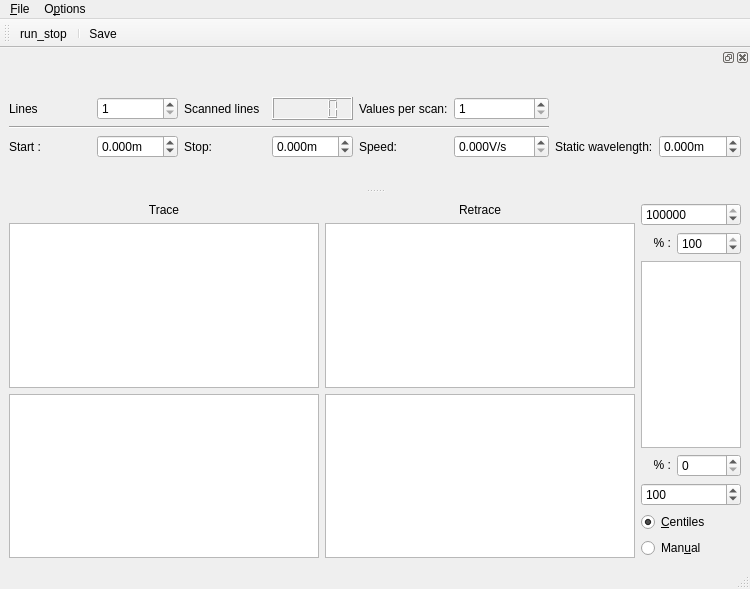
<?xml version="1.0" encoding="UTF-8"?>
<ui version="4.0">
 <class>MainWindow</class>
 <widget class="QMainWindow" name="MainWindow">
  <property name="geometry">
   <rect>
    <x>0</x>
    <y>0</y>
    <width>750</width>
    <height>589</height>
   </rect>
  </property>
  <property name="contextMenuPolicy">
   <enum>Qt::DefaultContextMenu</enum>
  </property>
  <property name="windowTitle">
   <string>Qudi: PLE</string>
  </property>
  <widget class="QWidget" name="centralwidget">
   <layout class="QHBoxLayout" name="horizontalLayout">
    <item>
     <layout class="QGridLayout" name="plotGridLayout">
      <item row="0" column="0">
       <widget class="QLabel" name="traceLabel">
        <property name="text">
         <string>Trace</string>
        </property>
        <property name="alignment">
         <set>Qt::AlignCenter</set>
        </property>
       </widget>
      </item>
      <item row="0" column="1">
       <widget class="QLabel" name="retraceLabel">
        <property name="text">
         <string>Retrace</string>
        </property>
        <property name="alignment">
         <set>Qt::AlignCenter</set>
        </property>
       </widget>
      </item>
      <item row="1" column="0">
       <widget class="PlotWidget" name="voltscan_ViewWidget">
        <property name="sizePolicy">
         <sizepolicy hsizetype="Expanding" vsizetype="Expanding">
          <horstretch>1</horstretch>
          <verstretch>1</verstretch>
         </sizepolicy>
        </property>
       </widget>
      </item>
      <item row="1" column="1">
       <widget class="PlotWidget" name="voltscan2_ViewWidget">
        <property name="sizePolicy">
         <sizepolicy hsizetype="Expanding" vsizetype="Expanding">
          <horstretch>1</horstretch>
          <verstretch>1</verstretch>
         </sizepolicy>
        </property>
       </widget>
      </item>
      <item row="2" column="0">
       <widget class="PlotWidget" name="voltscan_matrix_ViewWidget">
        <property name="sizePolicy">
         <sizepolicy hsizetype="Expanding" vsizetype="Expanding">
          <horstretch>1</horstretch>
          <verstretch>1</verstretch>
         </sizepolicy>
        </property>
       </widget>
      </item>
      <item row="2" column="1">
       <widget class="PlotWidget" name="voltscan_matrix2_ViewWidget">
        <property name="sizePolicy">
         <sizepolicy hsizetype="Expanding" vsizetype="Expanding">
          <horstretch>1</horstretch>
          <verstretch>1</verstretch>
         </sizepolicy>
        </property>
       </widget>
      </item>
     </layout>
    </item>
    <item>
     <layout class="QGridLayout" name="gridLayout">
      <item row="4" column="0" colspan="2">
       <widget class="QSpinBox" name="voltscan_cb_min_InputWidget">
        <property name="maximum">
         <number>999999999</number>
        </property>
        <property name="value">
         <number>100</number>
        </property>
       </widget>
      </item>
      <item row="0" column="0" colspan="2">
       <widget class="QSpinBox" name="voltscan_cb_max_InputWidget">
        <property name="sizePolicy">
         <sizepolicy hsizetype="Minimum" vsizetype="Fixed">
          <horstretch>0</horstretch>
          <verstretch>0</verstretch>
         </sizepolicy>
        </property>
        <property name="minimum">
         <number>0</number>
        </property>
        <property name="maximum">
         <number>999999999</number>
        </property>
        <property name="value">
         <number>100000</number>
        </property>
       </widget>
      </item>
      <item row="1" column="1">
       <widget class="QSpinBox" name="voltscan_cb_high_centile_InputWidget">
        <property name="maximum">
         <number>100</number>
        </property>
        <property name="value">
         <number>100</number>
        </property>
       </widget>
      </item>
      <item row="3" column="0">
       <widget class="QLabel" name="percentLabel1">
        <property name="maximumSize">
         <size>
          <width>30</width>
          <height>16777215</height>
         </size>
        </property>
        <property name="text">
         <string>&lt;html&gt;&lt;head/&gt;&lt;body&gt;&lt;p align=&quot;right&quot;&gt;% :&lt;/p&gt;&lt;/body&gt;&lt;/html&gt;</string>
        </property>
       </widget>
      </item>
      <item row="1" column="0">
       <widget class="QLabel" name="percentLabel2">
        <property name="maximumSize">
         <size>
          <width>30</width>
          <height>16777215</height>
         </size>
        </property>
        <property name="text">
         <string>&lt;html&gt;&lt;head/&gt;&lt;body&gt;&lt;p align=&quot;right&quot;&gt;% :&lt;/p&gt;&lt;/body&gt;&lt;/html&gt;</string>
        </property>
       </widget>
      </item>
      <item row="6" column="0" colspan="2">
       <widget class="QRadioButton" name="voltscan_cb_manual_RadioButton">
        <property name="text">
         <string>Man&amp;ual</string>
        </property>
        <attribute name="buttonGroup">
         <string notr="true">buttonGroup</string>
        </attribute>
       </widget>
      </item>
      <item row="5" column="0" colspan="2">
       <widget class="QRadioButton" name="voltscan_cb_centiles_RadioButton">
        <property name="text">
         <string>&amp;Centiles</string>
        </property>
        <property name="checked">
         <bool>true</bool>
        </property>
        <attribute name="buttonGroup">
         <string notr="true">buttonGroup</string>
        </attribute>
       </widget>
      </item>
      <item row="3" column="1">
       <widget class="QSpinBox" name="voltscan_cb_low_centile_InputWidget">
        <property name="maximum">
         <number>100</number>
        </property>
       </widget>
      </item>
      <item row="2" column="0" colspan="2">
       <widget class="PlotWidget" name="voltscan_cb_ViewWidget">
        <property name="maximumSize">
         <size>
          <width>100</width>
          <height>16777215</height>
         </size>
        </property>
       </widget>
      </item>
     </layout>
    </item>
   </layout>
  </widget>
  <widget class="QMenuBar" name="menubar">
   <property name="geometry">
    <rect>
     <x>0</x>
     <y>0</y>
     <width>750</width>
     <height>21</height>
    </rect>
   </property>
   <widget class="QMenu" name="menu_File">
    <property name="title">
     <string>&amp;File</string>
    </property>
    <addaction name="action_Save"/>
    <addaction name="action_Exit"/>
   </widget>
   <widget class="QMenu" name="menu_Options">
    <property name="title">
     <string>O&amp;ptions</string>
    </property>
    <addaction name="action_Settings"/>
   </widget>
   <addaction name="menu_File"/>
   <addaction name="menu_Options"/>
  </widget>
  <widget class="QStatusBar" name="statusbar"/>
  <widget class="QToolBar" name="toolBar">
   <property name="windowTitle">
    <string>toolBar</string>
   </property>
   <attribute name="toolBarArea">
    <enum>TopToolBarArea</enum>
   </attribute>
   <attribute name="toolBarBreak">
    <bool>false</bool>
   </attribute>
   <addaction name="action_run_stop"/>
   <addaction name="separator"/>
   <addaction name="action_Save"/>
  </widget>
  <widget class="QDockWidget" name="scan_control_DockWidget">
   <property name="sizePolicy">
    <sizepolicy hsizetype="Expanding" vsizetype="Preferred">
     <horstretch>0</horstretch>
     <verstretch>0</verstretch>
    </sizepolicy>
   </property>
   <property name="minimumSize">
    <size>
     <width>701</width>
     <height>140</height>
    </size>
   </property>
   <attribute name="dockWidgetArea">
    <number>4</number>
   </attribute>
   <widget class="QWidget" name="controlDockWidgetContents">
    <layout class="QGridLayout" name="gridLayout_11">
     <item row="0" column="0">
      <layout class="QGridLayout" name="controlGridLayout">
       <item row="0" column="4">
        <widget class="QLabel" name="resLabel">
         <property name="text">
          <string>Values per scan:</string>
         </property>
        </widget>
       </item>
       <item row="2" column="2">
        <widget class="QLabel" name="stopLabel">
         <property name="text">
          <string>Stop:</string>
         </property>
        </widget>
       </item>
       <item row="2" column="4">
        <widget class="QLabel" name="speedLabel">
         <property name="text">
          <string>Speed:</string>
         </property>
        </widget>
       </item>
       <item row="0" column="2">
        <widget class="QLabel" name="scannedLabel">
         <property name="text">
          <string>Scanned lines</string>
         </property>
        </widget>
       </item>
       <item row="0" column="0">
        <widget class="QLabel" name="linesLabel">
         <property name="text">
          <string>Lines</string>
         </property>
        </widget>
       </item>
       <item row="2" column="0">
        <widget class="QLabel" name="startLabel">
         <property name="text">
          <string>Start :</string>
         </property>
        </widget>
       </item>
       <item row="1" column="0" colspan="6">
        <widget class="Line" name="line">
         <property name="orientation">
          <enum>Qt::Horizontal</enum>
         </property>
        </widget>
       </item>
       <item row="0" column="3">
        <widget class="QLCDNumber" name="elapsed_lines_DisplayWidget"/>
       </item>
       <item row="2" column="6">
        <widget class="QLabel" name="constLabel">
         <property name="text">
          <string>Static wavelength:</string>
         </property>
        </widget>
       </item>
       <item row="2" column="1">
        <widget class="ScienDSpinBox" name="startDoubleSpinBox">
         <property name="suffix">
          <string>m</string>
         </property>
         <property name="decimals">
          <number>3</number>
         </property>
         <property name="minimum">
          <double>-99.000000000000000</double>
         </property>
        </widget>
       </item>
       <item row="2" column="3">
        <widget class="ScienDSpinBox" name="stopDoubleSpinBox">
         <property name="suffix">
          <string>m</string>
         </property>
         <property name="decimals">
          <number>3</number>
         </property>
         <property name="minimum">
          <double>-99.000000000000000</double>
         </property>
        </widget>
       </item>
       <item row="0" column="1">
        <widget class="QSpinBox" name="linesSpinBox">
         <property name="minimum">
          <number>1</number>
         </property>
         <property name="maximum">
          <number>999999</number>
         </property>
        </widget>
       </item>
       <item row="2" column="5">
        <widget class="ScienDSpinBox" name="speedDoubleSpinBox">
         <property name="suffix">
          <string>V/s</string>
         </property>
         <property name="decimals">
          <number>3</number>
         </property>
         <property name="maximum">
          <double>9999.989999999999782</double>
         </property>
        </widget>
       </item>
       <item row="2" column="7">
        <widget class="ScienDSpinBox" name="constDoubleSpinBox">
         <property name="suffix">
          <string>m</string>
         </property>
         <property name="decimals">
          <number>3</number>
         </property>
         <property name="minimum">
          <double>-99.000000000000000</double>
         </property>
        </widget>
       </item>
       <item row="0" column="5">
        <widget class="QSpinBox" name="resolutionSpinBox">
         <property name="minimum">
          <number>1</number>
         </property>
         <property name="maximum">
          <number>999999</number>
         </property>
        </widget>
       </item>
      </layout>
     </item>
    </layout>
   </widget>
  </widget>
  <action name="action_Settings">
   <property name="icon">
    <iconset>
     <normaloff>../../artwork/icons/oxygen/22x22/configure.png</normaloff>../../artwork/icons/oxygen/22x22/configure.png</iconset>
   </property>
   <property name="text">
    <string>&amp;Settings</string>
   </property>
  </action>
  <action name="action_Save">
   <property name="icon">
    <iconset>
     <normaloff>../../artwork/icons/oxygen/22x22/document-save.png</normaloff>../../artwork/icons/oxygen/22x22/document-save.png</iconset>
   </property>
   <property name="text">
    <string>&amp;Save</string>
   </property>
   <property name="toolTip">
    <string>Save odmr data</string>
   </property>
  </action>
  <action name="action_Exit">
   <property name="icon">
    <iconset>
     <normaloff>../../artwork/icons/oxygen/22x22/application-exit.png</normaloff>../../artwork/icons/oxygen/22x22/application-exit.png</iconset>
   </property>
   <property name="text">
    <string>&amp;Close</string>
   </property>
  </action>
  <action name="action_run_stop">
   <property name="checkable">
    <bool>true</bool>
   </property>
   <property name="icon">
    <iconset>
     <normaloff>../../artwork/icons/qudiTheme/22x22/start-counter.png</normaloff>../../artwork/icons/qudiTheme/22x22/start-counter.png</iconset>
   </property>
   <property name="text">
    <string>run_stop</string>
   </property>
  </action>
 </widget>
 <customwidgets>
  <customwidget>
   <class>PlotWidget</class>
   <extends>QGraphicsView</extends>
   <header>pyqtgraph</header>
  </customwidget>
  <customwidget>
   <class>ScienDSpinBox</class>
   <extends>QDoubleSpinBox</extends>
   <header>qtwidgets.scientific_spinbox.h</header>
  </customwidget>
 </customwidgets>
 <tabstops>
  <tabstop>linesSpinBox</tabstop>
  <tabstop>resolutionSpinBox</tabstop>
  <tabstop>startDoubleSpinBox</tabstop>
  <tabstop>stopDoubleSpinBox</tabstop>
  <tabstop>speedDoubleSpinBox</tabstop>
  <tabstop>constDoubleSpinBox</tabstop>
  <tabstop>voltscan_cb_max_InputWidget</tabstop>
  <tabstop>voltscan_cb_high_centile_InputWidget</tabstop>
  <tabstop>voltscan_cb_low_centile_InputWidget</tabstop>
  <tabstop>voltscan_cb_min_InputWidget</tabstop>
  <tabstop>voltscan_cb_centiles_RadioButton</tabstop>
  <tabstop>voltscan_cb_manual_RadioButton</tabstop>
  <tabstop>voltscan_ViewWidget</tabstop>
  <tabstop>voltscan2_ViewWidget</tabstop>
  <tabstop>voltscan_matrix_ViewWidget</tabstop>
  <tabstop>voltscan_matrix2_ViewWidget</tabstop>
  <tabstop>voltscan_cb_ViewWidget</tabstop>
 </tabstops>
 <resources/>
 <connections>
  <connection>
   <sender>action_Exit</sender>
   <signal>triggered()</signal>
   <receiver>MainWindow</receiver>
   <slot>close()</slot>
   <hints>
    <hint type="sourcelabel">
     <x>-1</x>
     <y>-1</y>
    </hint>
    <hint type="destinationlabel">
     <x>531</x>
     <y>347</y>
    </hint>
   </hints>
  </connection>
 </connections>
 <buttongroups>
  <buttongroup name="buttonGroup"/>
 </buttongroups>
</ui>
